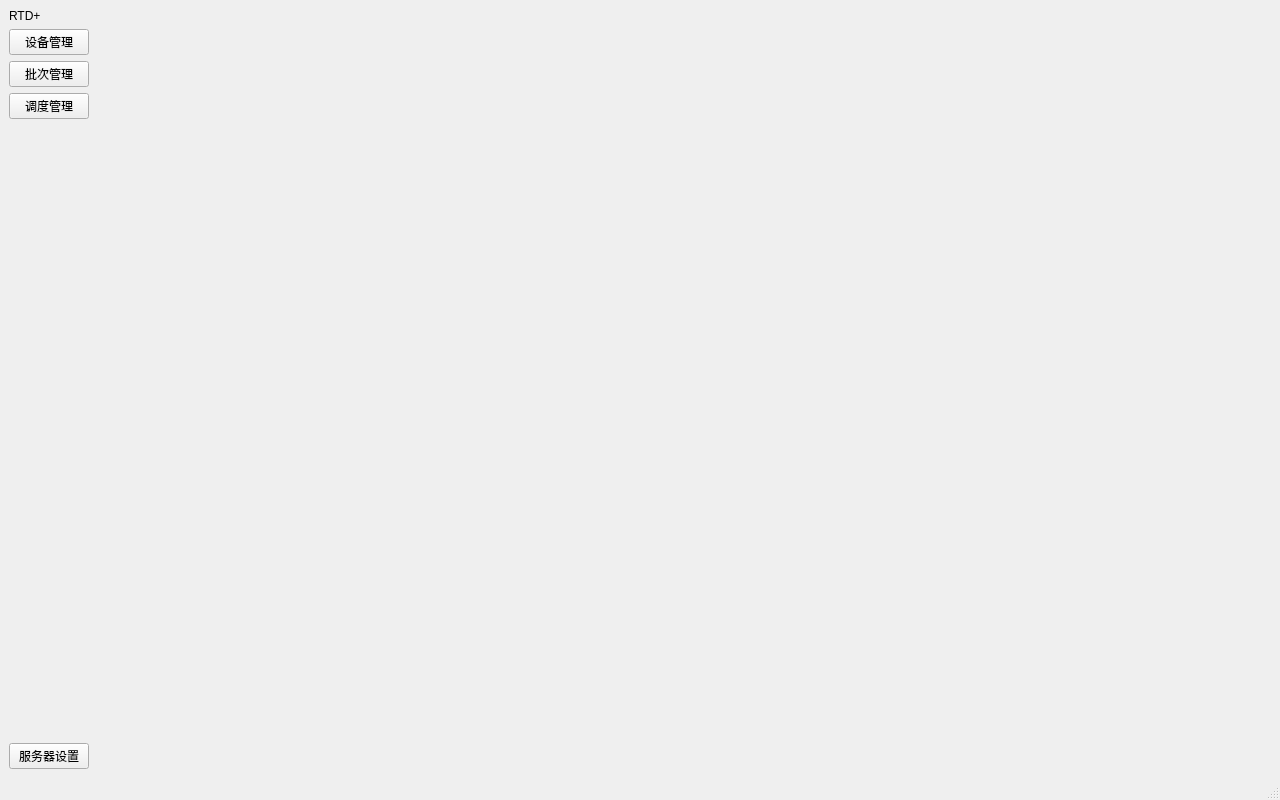
<?xml version="1.0" encoding="UTF-8"?>
<ui version="4.0">
 <class>MainWindow</class>
 <widget class="QMainWindow" name="MainWindow">
  <property name="geometry">
   <rect>
    <x>0</x>
    <y>0</y>
    <width>1280</width>
    <height>800</height>
   </rect>
  </property>
  <property name="windowTitle">
   <string>RTD+ 芯片测试厂派工系统</string>
  </property>
  <widget class="QWidget" name="centralWidget">
   <layout class="QHBoxLayout" name="horizontalLayout">
    <property name="spacing">
     <number>0</number>
    </property>
    <property name="leftMargin">
     <number>0</number>
    </property>
    <property name="topMargin">
     <number>0</number>
    </property>
    <property name="rightMargin">
     <number>0</number>
    </property>
    <property name="bottomMargin">
     <number>0</number>
    </property>
    <item>
     <widget class="QWidget" name="sideBar" native="true">
      <layout class="QVBoxLayout" name="verticalLayout">
       <item>
        <layout class="QHBoxLayout" name="logoLayout">
         <item>
          <widget class="QLabel" name="logoLabel">
           <property name="text">
            <string>RTD+</string>
           </property>
          </widget>
         </item>
        </layout>
       </item>
       <item>
        <widget class="QPushButton" name="equipmentButton">
         <property name="text">
          <string>设备管理</string>
         </property>
        </widget>
       </item>
       <item>
        <widget class="QPushButton" name="lotButton">
         <property name="text">
          <string>批次管理</string>
         </property>
        </widget>
       </item>
       <item>
        <widget class="QPushButton" name="dispatchButton">
         <property name="text">
          <string>调度管理</string>
         </property>
        </widget>
       </item>
       <item>
        <spacer name="verticalSpacer">
         <property name="orientation">
          <enum>Qt::Vertical</enum>
         </property>
         <property name="sizeHint" stdset="0">
          <size>
           <width>20</width>
           <height>40</height>
          </size>
         </property>
        </spacer>
       </item>
       <item>
        <widget class="QPushButton" name="settingsButton">
         <property name="text">
          <string>服务器设置</string>
         </property>
        </widget>
       </item>
      </layout>
     </widget>
    </item>
    <item>
     <widget class="QStackedWidget" name="contentStack"/>
    </item>
   </layout>
  </widget>
  <widget class="QStatusBar" name="statusBar"/>
 </widget>
 <resources/>
 <connections/>
</ui>
